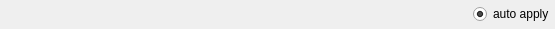
<ui version="4.0" >
 <class>PairItem</class>
 <widget class="QWidget" name="PairItem" >
  <property name="geometry" >
   <rect>
    <x>0</x>
    <y>0</y>
    <width>555</width>
    <height>29</height>
   </rect>
  </property>
  <property name="baseSize" >
   <size>
    <width>100</width>
    <height>20</height>
   </size>
  </property>
  <property name="windowTitle" >
   <string>pairItem</string>
  </property>
  <layout class="QHBoxLayout" >
   <property name="spacing" >
    <number>3</number>
   </property>
   <property name="margin" >
    <number>1</number>
   </property>
   <item>
    <widget class="QLabel" name="nameLabel" >
     <property name="minimumSize" >
      <size>
       <width>240</width>
       <height>20</height>
      </size>
     </property>
     <property name="maximumSize" >
      <size>
       <width>240</width>
       <height>30</height>
      </size>
     </property>
     <property name="text" >
      <string/>
     </property>
    </widget>
   </item>
   <item>
    <spacer>
     <property name="orientation" >
      <enum>Qt::Horizontal</enum>
     </property>
     <property name="sizeType" >
      <enum>QSizePolicy::MinimumExpanding</enum>
     </property>
     <property name="sizeHint" stdset="0" >
      <size>
       <width>0</width>
       <height>0</height>
      </size>
     </property>
    </spacer>
   </item>
   <item>
    <widget class="QFrame" name="frame" >
     <property name="frameShape" >
      <enum>QFrame::NoFrame</enum>
     </property>
     <property name="frameShadow" >
      <enum>QFrame::Raised</enum>
     </property>
    </widget>
   </item>
   <item>
    <widget class="QRadioButton" name="radioButton" >
     <property name="text" >
      <string>auto apply</string>
     </property>
     <property name="checked" >
      <bool>true</bool>
     </property>
    </widget>
   </item>
  </layout>
 </widget>
 <resources>
  <include location="QtAutoGui.qrc" />
 </resources>
 <connections/>
</ui>
